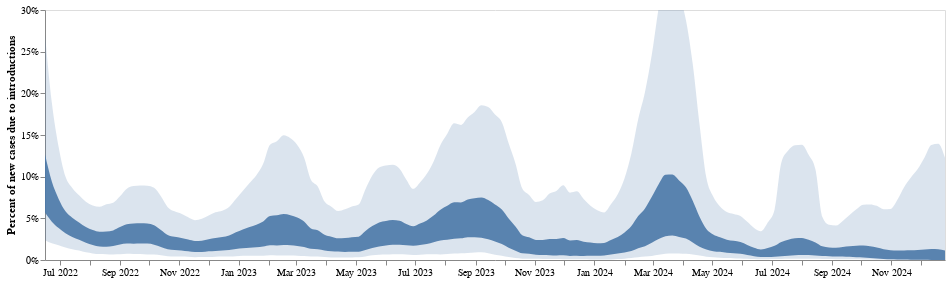

Source (notebook cell):
### Code cell
line1 = alt.Chart(summary_percent_df).mark_area(interpolate='monotone', opacity = 0.9, clip = True).encode(
    alt.X('date:T', axis=alt.Axis(title="",tickCount = "month",grid=False,  format="%b %Y")),
    alt.Y('lower_hpd_log_50_MA',title = "Percent of new cases due to introductions", axis=alt.Axis( grid=False, format='%', ), scale=alt.Scale(domain=(0.0, .3))),
    alt.Y2('upper_hpd_log_50_MA' )
).properties(
    width=900,
    height=300
)

band = alt.Chart(summary_percent_df).mark_area(interpolate='monotone', opacity = 0.2, clip = True).encode(
    alt.X('date:T', axis=alt.Axis(title="",tickCount = "month",grid=False,  format="%b %Y")),
    alt.Y('lower_hpd_log_95_MA',title = "Percent of new cases due to introductions", axis=alt.Axis( grid=False, format='%', ), scale=alt.Scale(domain=(0.0, .3))),
    alt.Y2('upper_hpd_log_95_MA' )
).properties(
    width=900,
    height=300
)


intro_plot = (line1 + band).resolve_scale(y= "shared") ; intro_plot

### Figure 1 — Vega-Lite specification as saved in the notebook (floating-point values rounded to 4 significant figures; data arrays with more than 128 entries replaced by an {"elided": "..."} marker saying what was removed)
{"config": {"view": {"continuousWidth": 400, "continuousHeight": 300}}, "layer": [{"mark": {"type": "area", "clip": true, "interpolate": "monotone", "opacity": 0.9}, "encoding": {"x": {"axis": {"format": "%b %Y", "grid": false, "tickCount": "month", "title": ""}, "field": "date", "type": "temporal"}, "y": {"axis": {"format": "%", "grid": false}, "field": "lower_hpd_log_50_MA", "scale": {"domain": [0.0, 0.3]}, "title": "Percent of new cases due to introductions", "type": "quantitative"}, "y2": {"field": "upper_hpd_log_50_MA"}}, "height": 250, "width": 900}, {"mark": {"type": "area", "clip": true, "interpolate": "monotone", "opacity": 0.2}, "encoding": {"x": {"axis": {"format": "%b %Y", "grid": false, "tickCount": "month", "title": ""}, "field": "date", "type": "temporal"}, "y": {"axis": {"format": "%", "grid": false}, "field": "lower_hpd_log_95_MA", "scale": {"domain": [0.0, 0.3]}, "title": "Percent of new cases due to introductions", "type": "quantitative"}, "y2": {"field": "upper_hpd_log_95_MA"}}, "height": 250, "width": 900}], "data": {"name": "data-30ee47f000c4e976b2b2d0e823080010"}, "resolve": {"scale": {"y": "shared"}}, "$schema": "https://vega.github.io/schema/vega-lite/v4.17.0.json", "datasets": {"data-30ee47f000c4e976b2b2d0e823080010": {"elided": "133 records"}}}
